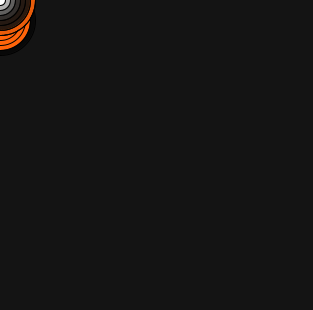
Frame 1 (no input)
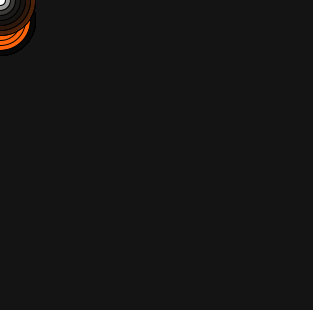
Frame 60 (the mouse pressed at the canvas centre just before this capture)
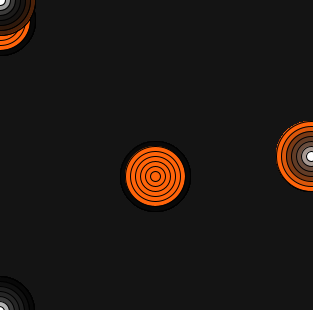
Frame 120 (the mouse held since frame 60 and released just before this capture)

The Processing sketch that drew these frames (run headless with seeded random() and noise(); from frame 60 on, the mouse is pressed at the canvas centre):

// Processing sketch: processing_13945
// ── processing_13945.pde

void setup() {
size(313,310);
background(20);
}

void draw() {
fill(64,8);
 fill(8,8,8);
  ellipse((mouseY), (mouseX+20), 70, 70);
  fill(290,100,10);
  ellipse((mouseY), (mouseX+20), 60, 60);
  fill(290,100,10,random(255));
  ellipse((mouseY), (mouseX+20), 50,50);
  fill(290,100,10,random(255));
  ellipse((mouseY), (mouseX+20), 40, 40);
  fill(290,100,10, random(255));
  ellipse((mouseY), (mouseX+20), 30, 30);
  fill(290,100,10,random(255));
  ellipse((mouseY), (mouseX+20), 20, 20);
  fill(290,100,10);
  ellipse((mouseY), (mouseX+20), 10, 10);
  fill(290,100,10);
  ellipse((mouseY+mouseX), (mouseX), 70, 70);
  fill(16,16,16, random(255));
  ellipse((mouseY+mouseX), (mouseX), 60, 60);
  fill(32,32,32,random(255));
  ellipse((mouseY+mouseX), (mouseX), 50,50);
  fill(64,64,64,random(255));
  ellipse((mouseY+mouseX), (mouseX), 40, 40);
  fill(128,128,128, random(255));
  ellipse((mouseY+mouseX), (mouseX), 30, 30);
  fill(220,220,220,random(255));
  ellipse((mouseY+mouseX), (mouseX), 20, 20);
  fill(255);
  ellipse((mouseY+mouseX), (mouseX), 10, 10);
   
  fill(8,8,8,random(255));
  ellipse((mouseY-mouseX), (mouseX+mouseY), 70, 70);
  fill(16,16,16, random(255));
  ellipse((mouseY-mouseX), (mouseX+mouseY), 60, 60);
  fill(32,32,32,random(255));
  ellipse((mouseY-mouseX), (mouseX+mouseY), 50,50);
  fill(64,64,64,random(255));
  ellipse((mouseY-mouseX), (mouseX+mouseY), 40, 40);
  fill(128,128,128, random(255));
  ellipse((mouseY-mouseX), (mouseX+mouseY), 30, 30);
  fill(220,220,220,random(255));
  ellipse((mouseY-mouseX), (mouseX+mouseY), 20, 20);
  fill(255);
  ellipse((mouseY-mouseX), (mouseX+mouseY), 10, 10);
}
                
                
